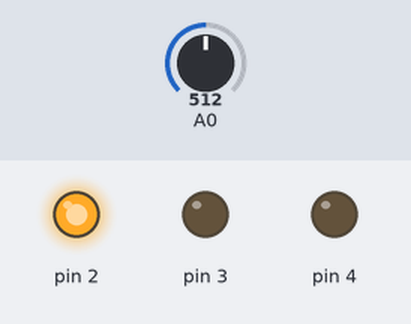
Recording of a sketch running on a simulated Arduino Uno, built with avr-gcc and run on an emulated ATmega328P. Parts: output pins drawn as LEDs (lit = HIGH). The test bench sets the inputs (shaded band); at power-on: A0 = 512.

Above: at 1.2 s.
1.3 s: A0 set to 199
2.8 s: A0 set to 168
At 3.3 s:
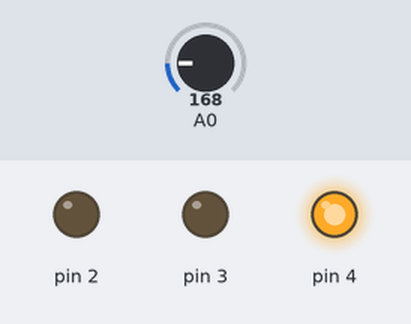
4.3 s: A0 set to 109
5.8 s: A0 set to 99
At 6.8 s:
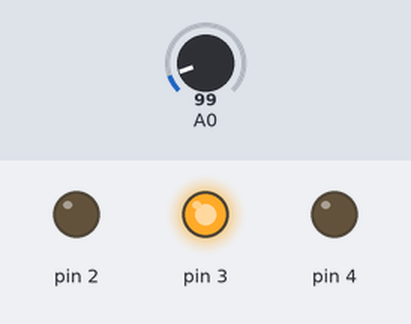
7.3 s: A0 set to 122
At 7.9 s:
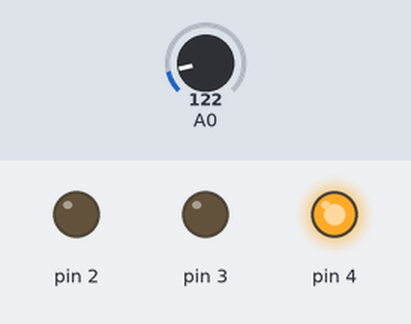
8.8 s: A0 set to 30
At 9.1 s:
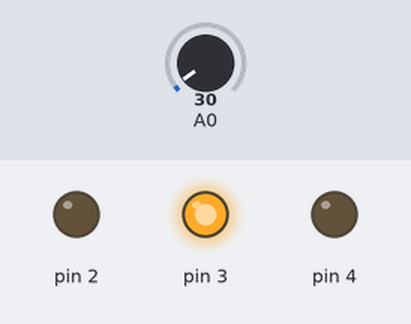
Timing chart, 0 to 11.3 s (numbered marks = the images above; inputs shaded):
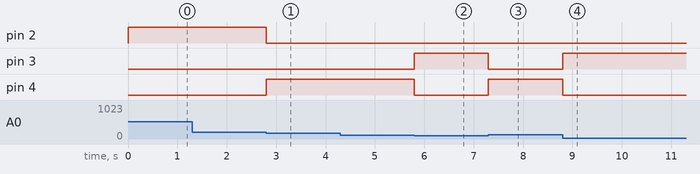

Measured:
- the behaviour switches between 185 and 184 on A0 (found by bisection; images 0 and 1)
- the behaviour switches between 105 and 104 on A0 (found by bisection; images 1 and 2)
- after the input at 1.3 s, every drawn part: stays the same
- after the input at 2.8 s, pin 2: HIGH → LOW at once; pin 4: LOW → HIGH at once
- after the input at 4.3 s, every drawn part: stays the same
- after the input at 5.8 s, pin 3: LOW → HIGH at once; pin 4: HIGH → LOW at once
- after the input at 7.3 s, pin 3: HIGH → LOW at once; pin 4: LOW → HIGH at once
- after the input at 8.8 s, pin 3: LOW → HIGH at once; pin 4: HIGH → LOW at once

The sketch:

tempSensor.ino
```cpp
// C++ code
void setup()
{
  pinMode(A0, INPUT);
  pinMode(4, OUTPUT);
  pinMode(3, OUTPUT);
  pinMode(2, OUTPUT);
  Serial.begin(9600);
}

void loop()
{
  int leitura = analogRead(A0);
  float volt = leitura * (5.0 / 1024.0);
  float temperatura = (volt - 0.5) * 100;

  if(temperatura < 1){
    digitalWrite(3, HIGH);
    digitalWrite(2, LOW);
    digitalWrite(4, LOW);
  }else if(temperatura < 40){
    digitalWrite(3, LOW);
    digitalWrite(2, LOW);
    digitalWrite(4, HIGH);
  }else if(temperatura > 40){
    digitalWrite(3, LOW);
    digitalWrite(2, HIGH);
    digitalWrite(4, LOW);
  }
}
```
